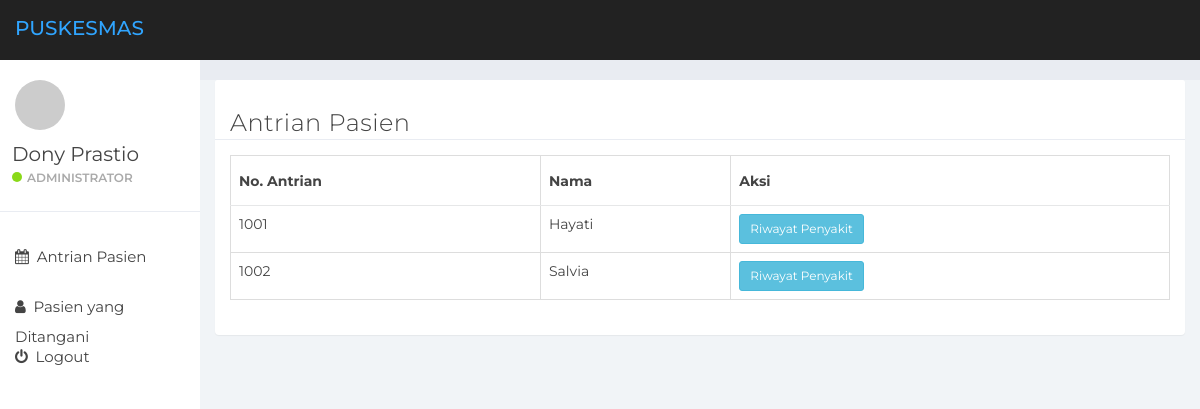
The app's page /Dokter/home.php (signed in), older data.
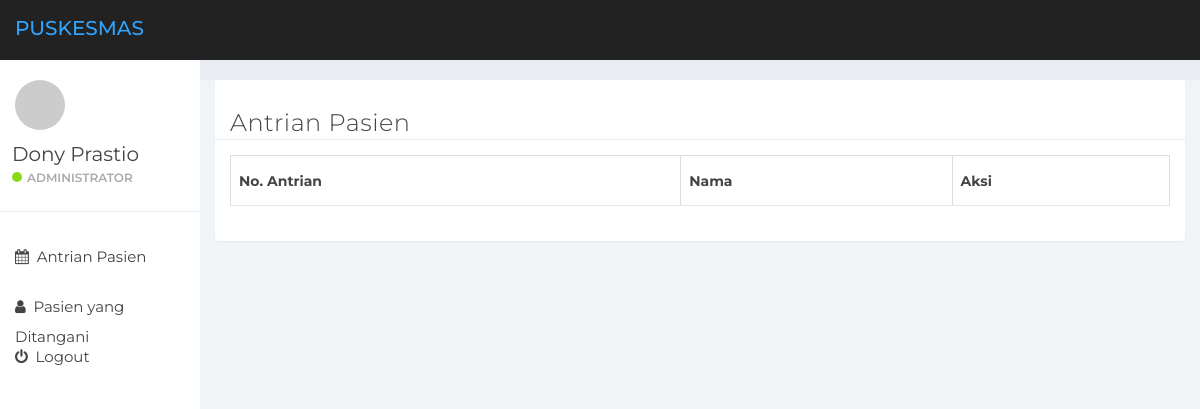
The same page, newer data.
### tables this page shows
CREATE TABLE `pendaftaran` (
  `id_pendaftaran` int(50) NOT NULL,
  `id_pasien` int(50) NOT NULL,
  `id_user` int(11) NOT NULL,
  `no_antrian` varchar(50) NOT NULL,
  `tanggal` date NOT NULL,
  `status` enum('Proses','Selesai') NOT NULL
);

CREATE TABLE `pasien` (
  `id_pasien` int(50) NOT NULL,
  `nama` varchar(50) NOT NULL,
  `alamat` varchar(100) NOT NULL,
  `no_hp` varchar(15) NOT NULL,
  `tanggal_lahir` date NOT NULL,
  `jenis_kelamin` text NOT NULL,
  `agama` text NOT NULL
);

### Dokter/antrian.php (the view)
<div class="panel panel-default">
	<div class="panel-heading">
		<h3>Antrian Pasien</h3>
	</div>
	<div class="panel-body">
		<table class="table table-bordered table-responsive" id="myTable">
			<thead>
				<tr>
					<th>No. Antrian</th>
					<th>Nama</th>
					<th>Aksi</th>
				</tr>
			</thead>
			<tbody>
		<?php
		$query = mysqli_query($con, "SELECT * FROM pendaftaran");
		while($data = mysqli_fetch_array($query)) {
			if($data['status'] == "Proses") {
		?>
		<tr>
			<td><?php echo $data['no_antrian'] ?></td>
			<td>
				<?php
				$query2 = mysqli_query($con, "SELECT * FROM pasien WHERE id_pasien = '$data[id_pasien]'");
				while($data2 = mysqli_fetch_array($query2)) {
				echo $data2['nama'];
				}
				?>
			</td>
			<td>
				<a href="?page=riwayatpasien&id=<?php echo $data['id_pasien']; ?>&no_antrian=<?php echo $data['no_antrian'] ?>" class="btn btn-sm btn-info">Riwayat Penyakit</a>
			</td>
		</tr>
		<?php
			}
		}
		?>
			</tbody>
		</table>
	</div>
</div>

Row changes from the older to the newer data that the page shows:
removed pendaftaran: no_antrian "1001"
removed pasien: nama "Hayati", shown under "1001"
removed pendaftaran: no_antrian "1002"
removed pasien: nama "Salvia", shown under "1002"
